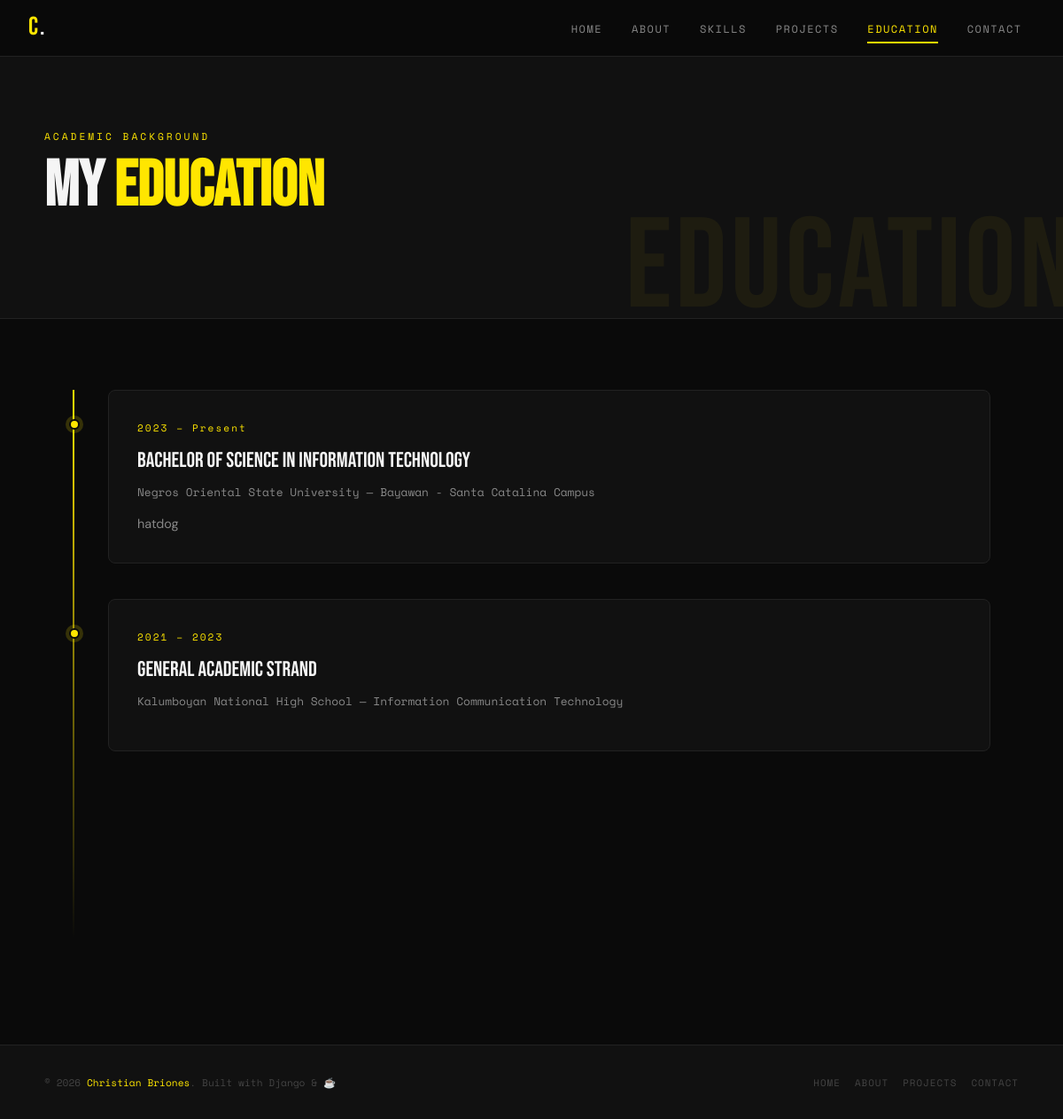
The app's page /education/ with its own data.
### briones_app/models.py (models this page shows, shortened)
class Profile(models.Model):
    full_name       = models.CharField(max_length=150)
    tagline         = models.CharField(max_length=255, help_text="Short headline shown below your name.")
    profile_photo   = models.ImageField(upload_to='profile/', blank=True, null=True)
    class Meta:
        verbose_name        = 'Profile'
        verbose_name_plural = 'Profile'

class Education(models.Model):
    school      = models.CharField(max_length=200)
    degree      = models.CharField(max_length=200)
    program     = models.CharField(max_length=200, blank=True)
    year_start  = models.CharField(max_length=4)
    year_end    = models.CharField(max_length=4, blank=True,
                                   help_text="Leave blank if still ongoing.")
    description = models.TextField(blank=True)
    order       = models.PositiveIntegerField(default=0)
    class Meta:
        ordering = ['order', '-year_start']
    def year_range(self):
        return f"{self.year_start} – {self.year_end}" if self.year_end \
               else f"{self.year_start} – Present"

### briones_app/views.py (the view)
# urls.py: path('education/', views.education, name='education'),
def education(request):
    context = {
        'owner': get_profile(),
        'education_list': Education.objects.all().order_by('order'),
    }
    return render(request, 'briones_app/education.html', context)

### briones_app/views.py (called while the page is built)
def get_profile():
    return Profile.objects.first()

### briones_app/templates/briones_app/education.html (shortened to what this page needs)
{% extends 'briones_app/base.html' %}
{% block content %}
<div class="page-hero" data-title="EDUCATION">
  <div class="page-hero-inner">
    <p class="section-label">Academic background</p>
    <h1 class="section-title">My <span>Education</span></h1>
  </div>
</div>
<div class="section">
  <div class="education-timeline">
    {% for edu in education_list %}
    <div class="edu-item fade-up">
      <div class="edu-year">
        {% if edu.year_range %}{{ edu.year_range }}
        {% elif edu.year_start %}{{ edu.year_start }}{% if edu.year_end %} – {{ edu.year_end }}{% else %} – Present{% endif %}
        {% endif %}
      </div>
      <div class="edu-degree">
        {% if edu.degree %}{{ edu.degree }}{% else %}{{ edu }}{% endif %}
      </div>
      <div class="edu-school">
        {% if edu.school %}{{ edu.school }}{% endif %}
        {% if edu.program %} — {{ edu.program }}{% endif %}
      </div>
      {% if edu.description %}
      <p class="edu-desc">{{ edu.description }}</p>
      {% endif %}
    </div>
    {% endfor %}
  </div>
</div>
{% endblock %}

### briones_app/templates/briones_app/base.html (shortened to what this page needs)
{% load static %}
<!DOCTYPE html>
<html lang="en">
<head>
</head>
<body>
  <nav class="navbar" id="navbar">
    <a href="{% url 'home' %}" class="nav-logo">{{ owner.full_name|slice:":1" }}<span>.</span></a>
    <ul class="nav-links">
      <li><a href="{% url 'home' %}">Home</a></li>
      <li><a href="{% url 'about' %}">About</a></li>
      <li><a href="{% url 'skills' %}">Skills</a></li>
      <li><a href="{% url 'projects' %}">Projects</a></li>
      <li><a href="{% url 'education' %}">Education</a></li>
      <li><a href="{% url 'contact' %}">Contact</a></li>
    </ul>
  </nav>
  <div class="page-content">
    {% block content %}{% endblock %}
  </div>
  <footer>
    <div class="footer-inner">
      <p class="footer-copy">© 2026 <span>{{ owner.full_name }}</span>. Built with Django &amp; ☕</p>
      <div class="footer-links">
        <a href="{% url 'home' %}">Home</a>
        <a href="{% url 'about' %}">About</a>
        <a href="{% url 'projects' %}">Projects</a>
        <a href="{% url 'contact' %}">Contact</a>
      </div>
    </div>
  </footer>
</body>
</html>

### records on screen
Profile: full_name "C", full_name "Christian Briones"
Education: year_range "2023 – Present", degree "Bachelor of Science in Information Technology", school "Negros Oriental State University", program "Bayawan - Santa Catalina Campus", description "hatdog"
Education: year_range "2021 – 2023", degree "General Academic Strand", school "Kalumboyan National High School", program "Information Communication Technology"
